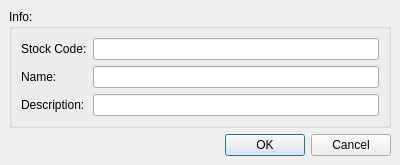
<ui version="4.0" >
 <class>tcStockInfoDialog</class>
 <widget class="QDialog" name="tcStockInfoDialog" >
  <property name="geometry" >
   <rect>
    <x>0</x>
    <y>0</y>
    <width>400</width>
    <height>155</height>
   </rect>
  </property>
  <property name="windowTitle" >
   <string>Stock Info...</string>
  </property>
  <layout class="QVBoxLayout" >
   <property name="margin" >
    <number>9</number>
   </property>
   <property name="spacing" >
    <number>6</number>
   </property>
   <item>
    <widget class="QGroupBox" name="gbx1" >
     <property name="title" >
      <string>Info:</string>
     </property>
     <layout class="QGridLayout" >
      <property name="margin" >
       <number>9</number>
      </property>
      <property name="spacing" >
       <number>6</number>
      </property>
      <item row="0" column="1" >
       <widget class="QLineEdit" name="edt1" />
      </item>
      <item row="1" column="1" >
       <widget class="QLineEdit" name="edt2" />
      </item>
      <item row="2" column="1" >
       <widget class="QLineEdit" name="edt3" />
      </item>
      <item row="0" column="0" >
       <widget class="QLabel" name="lbl1" >
        <property name="text" >
         <string>Stock Code:</string>
        </property>
       </widget>
      </item>
      <item row="1" column="0" >
       <widget class="QLabel" name="lbl2" >
        <property name="text" >
         <string>Name:</string>
        </property>
       </widget>
      </item>
      <item row="2" column="0" >
       <widget class="QLabel" name="lbl3" >
        <property name="text" >
         <string>Description:</string>
        </property>
       </widget>
      </item>
     </layout>
    </widget>
   </item>
   <item>
    <widget class="QDialogButtonBox" name="buttonBox" >
     <property name="orientation" >
      <enum>Qt::Horizontal</enum>
     </property>
     <property name="standardButtons" >
      <set>QDialogButtonBox::Cancel|QDialogButtonBox::NoButton|QDialogButtonBox::Ok</set>
     </property>
    </widget>
   </item>
  </layout>
 </widget>
 <resources/>
 <connections>
  <connection>
   <sender>buttonBox</sender>
   <signal>accepted()</signal>
   <receiver>tcStockInfoDialog</receiver>
   <slot>accept()</slot>
   <hints>
    <hint type="sourcelabel" >
     <x>248</x>
     <y>254</y>
    </hint>
    <hint type="destinationlabel" >
     <x>157</x>
     <y>274</y>
    </hint>
   </hints>
  </connection>
  <connection>
   <sender>buttonBox</sender>
   <signal>rejected()</signal>
   <receiver>tcStockInfoDialog</receiver>
   <slot>reject()</slot>
   <hints>
    <hint type="sourcelabel" >
     <x>316</x>
     <y>260</y>
    </hint>
    <hint type="destinationlabel" >
     <x>286</x>
     <y>274</y>
    </hint>
   </hints>
  </connection>
 </connections>
</ui>
